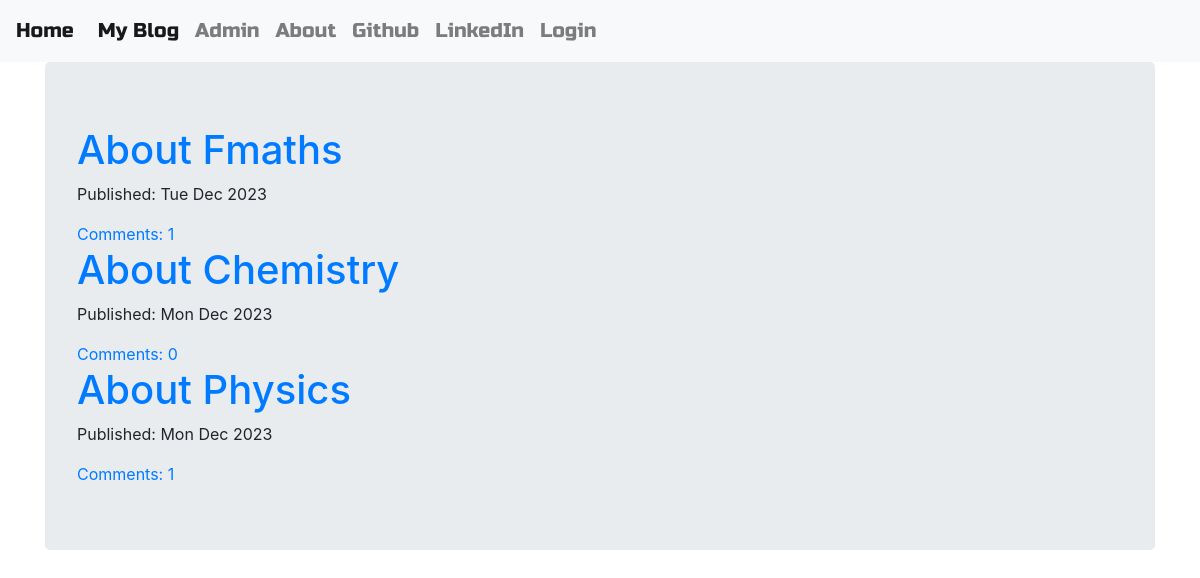
Page /list on the committed database.
### blog/models.py (models this page shows, shortened)
class Post(models.Model):
    author = models.ForeignKey("auth.User", on_delete=models.CASCADE)
    title = models.CharField(max_length=200)
    text = models.TextField()
    create_date = models.DateTimeField(default=timezone.now)
    published_date = models.DateTimeField(blank=True, null=True)
    def approve_comment(self):
        return self.comments.filter(approved_comment=True)

### blog/views.py (the view)
# urls.py: path('list', views.PostListView.as_view(), name='post_list'),
class PostListView(ListView):
    model = Post
    def get_queryset(self):
        user=self.request.user
        if user.is_authenticated:
            return Post.objects.filter().order_by('-published_date')
        else:
            return Post.objects.filter(published_date__lte=timezone.now()).order_by('-published_date')

### blog/templates/blog/post_list.html
{% extends 'blog/base.html' %}
{% block body_block %}
<div class="container">
    <div class="jumbotron">
        <div class='centerstage'>
            {% for post in post_list %}
            <div class='post'>
                <h1><a href={% url "blog:post_detail" pk=post.pk %}>{{post.title}}</a></h1>
            </div>
            <div class='date'><p>Published: {{post.published_date|date:'D M Y'}}</p></div>
            <a a href={% url "blog:post_detail" pk=post.pk%}>Comments: {{ post.approve_comment.count }}</a>
            {% endfor %}
        </div>
    </div>
</div>
{% endblock %}

### blog/static/css/blog.css (style rules this page uses)
.centerstage { margin: auto; }
.loader { filter:hue-rotate(0deg); color:linear-gradient(45deg,#0f8,#08f) !important; animation:hue 10000ms infinite linear; }

### rows in the picture
Post: title "About Fmaths", published_date "Tue Dec 2023", approve_comment.count "1"
Post: title "About Chemistry", published_date "Mon Dec 2023", approve_comment.count "0"
Post: title "About Physics", published_date "Mon Dec 2023", approve_comment.count "1"
